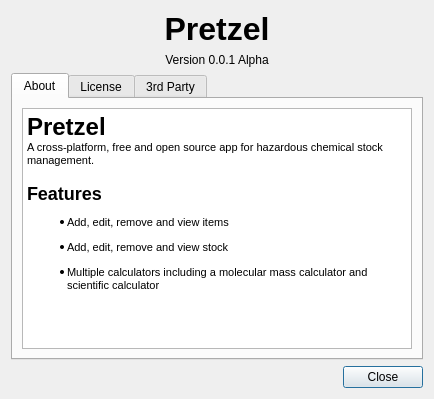
<?xml version="1.0" encoding="UTF-8"?>
<ui version="4.0">
 <class>AboutDialog</class>
 <widget class="QDialog" name="AboutDialog">
  <property name="geometry">
   <rect>
    <x>0</x>
    <y>0</y>
    <width>434</width>
    <height>399</height>
   </rect>
  </property>
  <property name="windowTitle">
   <string>Dialog</string>
  </property>
  <layout class="QVBoxLayout" name="verticalLayout">
   <item>
    <widget class="QLabel" name="title_label">
     <property name="font">
      <font>
       <pointsize>24</pointsize>
       <weight>75</weight>
       <bold>true</bold>
      </font>
     </property>
     <property name="text">
      <string>Pretzel</string>
     </property>
     <property name="alignment">
      <set>Qt::AlignCenter</set>
     </property>
    </widget>
   </item>
   <item>
    <widget class="QLabel" name="version_label">
     <property name="text">
      <string>Version 0.0.1 Alpha</string>
     </property>
     <property name="alignment">
      <set>Qt::AlignCenter</set>
     </property>
    </widget>
   </item>
   <item>
    <widget class="QTabWidget" name="tab_widget">
     <property name="currentIndex">
      <number>0</number>
     </property>
     <widget class="QWidget" name="about_tab">
      <attribute name="title">
       <string>About</string>
      </attribute>
      <layout class="QVBoxLayout" name="verticalLayout_4">
       <item>
        <widget class="QTextEdit" name="about_text">
         <property name="readOnly">
          <bool>true</bool>
         </property>
         <property name="markdown">
          <string># Pretzel

A cross-platform, free and open source app for hazardous chemical stock
management.

## Features

- Add, edit, remove and view items
- Add, edit, remove and view stock
- Multiple calculators including a molecular mass calculator and scientific
  calculator

</string>
         </property>
         <property name="html">
          <string>&lt;!DOCTYPE HTML PUBLIC &quot;-//W3C//DTD HTML 4.0//EN&quot; &quot;http://www.w3.org/TR/REC-html40/strict.dtd&quot;&gt;
&lt;html&gt;&lt;head&gt;&lt;meta name=&quot;qrichtext&quot; content=&quot;1&quot; /&gt;&lt;style type=&quot;text/css&quot;&gt;
p, li { white-space: pre-wrap; }
&lt;/style&gt;&lt;/head&gt;&lt;body style=&quot; font-family:'MS Shell Dlg 2'; font-size:8.25pt; font-weight:400; font-style:normal;&quot;&gt;
&lt;h1 style=&quot; margin-top:0px; margin-bottom:0px; margin-left:0px; margin-right:0px; -qt-block-indent:0; text-indent:0px;&quot;&gt;&lt;span style=&quot; font-size:xx-large; font-weight:600;&quot;&gt;Pretzel&lt;/span&gt;&lt;/h1&gt;
&lt;p style=&quot; margin-top:0px; margin-bottom:0px; margin-left:0px; margin-right:0px; -qt-block-indent:0; text-indent:0px;&quot;&gt;&lt;span style=&quot; font-size:8pt;&quot;&gt;A cross-platform, free and open source app for hazardous chemical stock management.&lt;/span&gt;&lt;/p&gt;
&lt;h2 style=&quot; margin-top:16px; margin-bottom:12px; margin-left:0px; margin-right:0px; -qt-block-indent:0; text-indent:0px;&quot;&gt;&lt;span style=&quot; font-size:8pt; font-weight:600;&quot;&gt;Features&lt;/span&gt;&lt;/h2&gt;
&lt;ul style=&quot;margin-top: 0px; margin-bottom: 0px; margin-left: 0px; margin-right: 0px; -qt-list-indent: 1;&quot;&gt;&lt;li style=&quot; font-size:8pt;&quot; style=&quot; margin-top:12px; margin-bottom:12px; margin-left:0px; margin-right:0px; -qt-block-indent:0; text-indent:0px;&quot;&gt;Add, edit, remove and view items&lt;/li&gt;
&lt;li style=&quot; font-size:8pt;&quot; style=&quot; margin-top:12px; margin-bottom:12px; margin-left:0px; margin-right:0px; -qt-block-indent:0; text-indent:0px;&quot;&gt;Add, edit, remove and view stock&lt;/li&gt;
&lt;li style=&quot; font-size:8pt;&quot; style=&quot; margin-top:12px; margin-bottom:12px; margin-left:0px; margin-right:0px; -qt-block-indent:0; text-indent:0px;&quot;&gt;Multiple calculators including a molecular mass calculator and scientific calculator&lt;/li&gt;&lt;/ul&gt;
&lt;p style=&quot;-qt-paragraph-type:empty; margin-top:12px; margin-bottom:12px; margin-left:0px; margin-right:0px; -qt-block-indent:0; text-indent:0px; font-size:8pt;&quot;&gt;&lt;br /&gt;&lt;/p&gt;&lt;/body&gt;&lt;/html&gt;</string>
         </property>
        </widget>
       </item>
      </layout>
     </widget>
     <widget class="QWidget" name="license_tab">
      <attribute name="title">
       <string>License</string>
      </attribute>
      <layout class="QVBoxLayout" name="verticalLayout_2">
       <item>
        <widget class="QPlainTextEdit" name="license_text">
         <property name="readOnly">
          <bool>true</bool>
         </property>
        </widget>
       </item>
      </layout>
     </widget>
     <widget class="QWidget" name="tab_third_party">
      <attribute name="title">
       <string>3rd Party</string>
      </attribute>
      <layout class="QVBoxLayout" name="verticalLayout_3">
       <item>
        <widget class="QTextEdit" name="third_party_text">
         <property name="readOnly">
          <bool>true</bool>
         </property>
         <property name="html">
          <string>&lt;!DOCTYPE HTML PUBLIC &quot;-//W3C//DTD HTML 4.0//EN&quot; &quot;http://www.w3.org/TR/REC-html40/strict.dtd&quot;&gt;
&lt;html&gt;&lt;head&gt;&lt;meta name=&quot;qrichtext&quot; content=&quot;1&quot; /&gt;&lt;style type=&quot;text/css&quot;&gt;
p, li { white-space: pre-wrap; }
&lt;/style&gt;&lt;/head&gt;&lt;body style=&quot; font-family:'MS Shell Dlg 2'; font-size:8.25pt; font-weight:400; font-style:normal;&quot;&gt;
&lt;p style=&quot; margin-top:0px; margin-bottom:0px; margin-left:0px; margin-right:0px; -qt-block-indent:0; text-indent:0px;&quot;&gt;&lt;span style=&quot; font-size:16pt; font-weight:600;&quot;&gt;Third Parties&lt;/span&gt;&lt;/p&gt;
&lt;p style=&quot; margin-top:0px; margin-bottom:0px; margin-left:0px; margin-right:0px; -qt-block-indent:0; text-indent:0px;&quot;&gt;&lt;span style=&quot; font-size:8pt;&quot;&gt;Pretzel uses the following third party libraries.&lt;/span&gt;&lt;/p&gt;
&lt;ul style=&quot;margin-top: 0px; margin-bottom: 0px; margin-left: 0px; margin-right: 0px; -qt-list-indent: 1;&quot;&gt;&lt;li style=&quot; font-size:8pt;&quot; style=&quot; margin-top:12px; margin-bottom:12px; margin-left:0px; margin-right:0px; -qt-block-indent:0; text-indent:0px;&quot;&gt;PyQt5 (5.14.1)&lt;/li&gt;
&lt;li style=&quot; font-size:8pt;&quot; style=&quot; margin-top:12px; margin-bottom:12px; margin-left:0px; margin-right:0px; -qt-block-indent:0; text-indent:0px;&quot;&gt;sympy (1.6)&lt;/li&gt;
&lt;li style=&quot; font-size:8pt;&quot; style=&quot; margin-top:12px; margin-bottom:12px; margin-left:0px; margin-right:0px; -qt-block-indent:0; text-indent:0px;&quot;&gt;matplotlib (3.2.1)&lt;/li&gt;
&lt;li style=&quot; font-size:8pt;&quot; style=&quot; margin-top:12px; margin-bottom:12px; margin-left:0px; margin-right:0px; -qt-block-indent:0; text-indent:0px;&quot;&gt;molmass (2020.6.10)&lt;/li&gt;
&lt;li style=&quot; font-size:8pt;&quot; style=&quot; margin-top:12px; margin-bottom:12px; margin-left:0px; margin-right:0px; -qt-block-indent:0; text-indent:0px;&quot;&gt;openpyxl (3.0.3)&lt;/li&gt;
&lt;li style=&quot; font-size:8pt;&quot; style=&quot; margin-top:12px; margin-bottom:12px; margin-left:0px; margin-right:0px; -qt-block-indent:0; text-indent:0px;&quot;&gt;pandas (1.0.3)&lt;/li&gt;&lt;/ul&gt;
&lt;p style=&quot;-qt-paragraph-type:empty; margin-top:0px; margin-bottom:0px; margin-left:0px; margin-right:0px; -qt-block-indent:0; text-indent:0px; font-size:8pt;&quot;&gt;&lt;br /&gt;&lt;/p&gt;&lt;/body&gt;&lt;/html&gt;</string>
         </property>
        </widget>
       </item>
      </layout>
     </widget>
    </widget>
   </item>
   <item>
    <widget class="QDialogButtonBox" name="button_box">
     <property name="standardButtons">
      <set>QDialogButtonBox::Close</set>
     </property>
    </widget>
   </item>
  </layout>
 </widget>
 <resources/>
 <connections/>
</ui>
